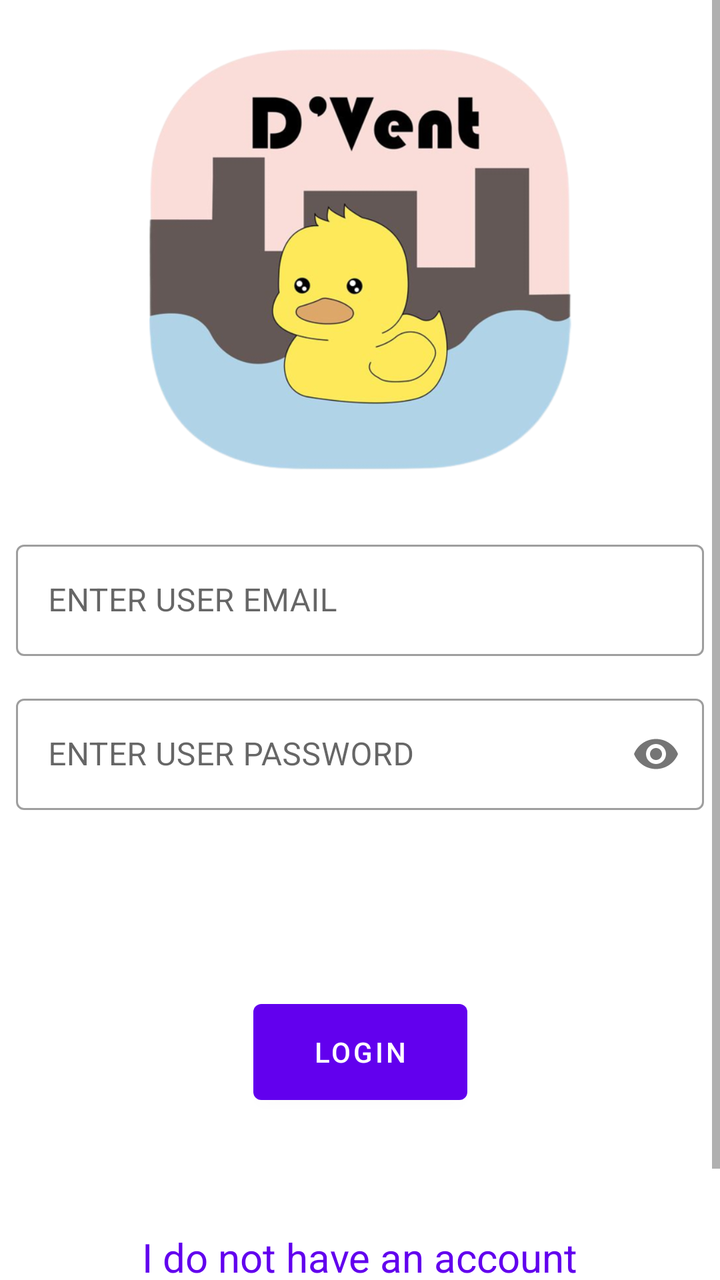
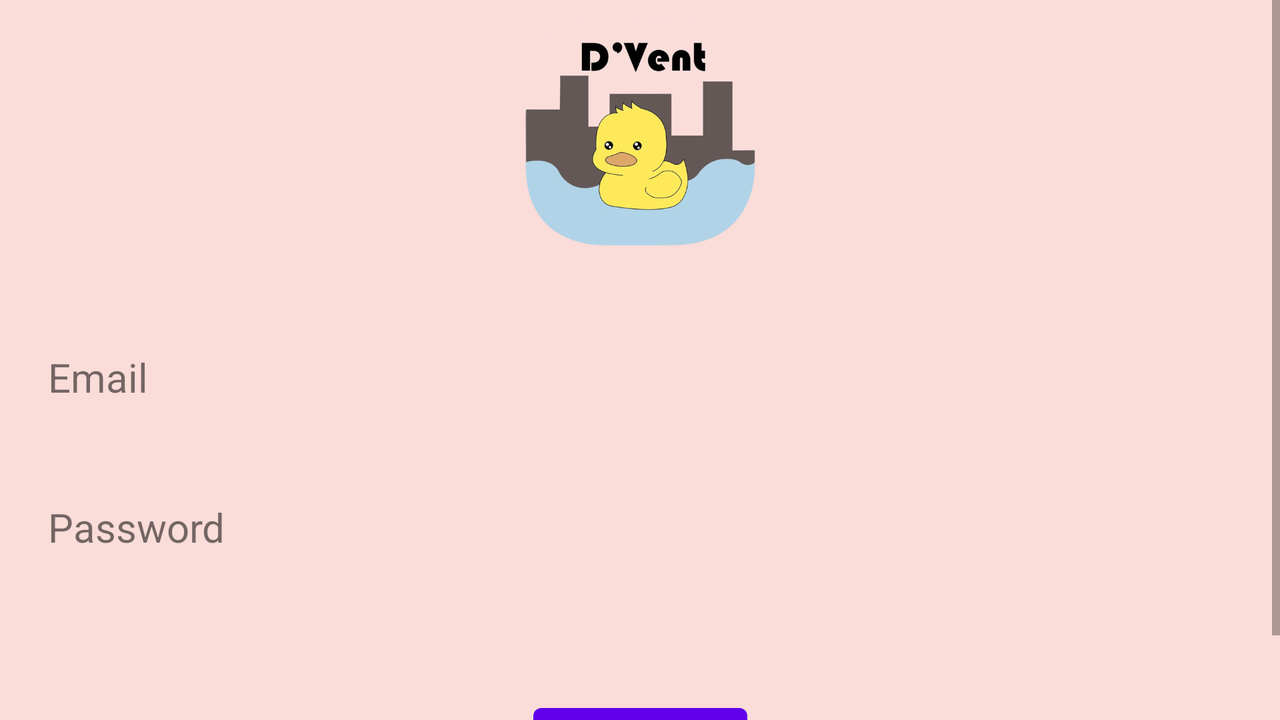

The same Android screen from two of the app's own layout files: first res/layout/ as a phone draws it, then the repository's variant for another configuration, drawn on a device whose configuration selects that folder. Both files follow.
<!-- AndroidManifest.xml: application theme Theme.DEvent -->
<!-- res/layout/activity_login.xml -->
<?xml version="1.0" encoding="utf-8"?>
<androidx.constraintlayout.widget.ConstraintLayout xmlns:android="http://schemas.android.com/apk/res/android"
    xmlns:app="http://schemas.android.com/apk/res-auto"
    xmlns:tools="http://schemas.android.com/tools"
    android:layout_width="match_parent"
    android:layout_height="match_parent"
    tools:context=".LoginActivity">

    <ScrollView
        android:layout_width="0dp"
        android:layout_height="wrap_content"
        android:fillViewport="true"
        app:layout_constraintEnd_toEndOf="parent"
        app:layout_constraintStart_toStartOf="parent"
        app:layout_constraintTop_toTopOf="parent">

        <androidx.constraintlayout.widget.ConstraintLayout
            android:layout_width="match_parent"
            android:layout_height="wrap_content">

            


            <ImageView
                android:id="@+id/applogo"
                android:layout_width="238dp"
                android:layout_height="211dp"
                android:layout_marginTop="24dp"
                android:contentDescription="D'Vent App Logo"
                app:layout_constraintEnd_toEndOf="parent"
                app:layout_constraintStart_toStartOf="parent"
                app:layout_constraintTop_toTopOf="parent"
                app:srcCompat="@drawable/ducketive" />

            <com.google.android.material.textfield.TextInputLayout
                android:id="@+id/loginuseremailbox"
                style="@style/Widget.MaterialComponents.TextInputLayout.OutlinedBox"
                android:layout_width="match_parent"
                android:layout_height="wrap_content"
                android:layout_marginStart="8dp"
                android:layout_marginTop="32dp"
                android:layout_marginEnd="8dp"
                android:hint="ENTER USER EMAIL"
                app:layout_constraintEnd_toEndOf="parent"
                app:layout_constraintStart_toStartOf="parent"
                app:layout_constraintTop_toBottomOf="@+id/applogo">

                <com.google.android.material.textfield.TextInputEditText
                    android:id="@+id/loginuseremail"
                    android:layout_width="match_parent"
                    android:layout_height="wrap_content"
                    android:focusable="true" />
            </com.google.android.material.textfield.TextInputLayout>

            <com.google.android.material.textfield.TextInputLayout
                android:id="@+id/loginuserpasswordbox"
                style="@style/Widget.MaterialComponents.TextInputLayout.OutlinedBox"
                android:layout_width="match_parent"
                android:layout_height="wrap_content"
                android:layout_marginStart="8dp"
                android:layout_marginTop="16dp"
                android:layout_marginEnd="8dp"
                android:hint="ENTER USER PASSWORD"
                app:layout_constraintEnd_toEndOf="parent"
                app:layout_constraintStart_toStartOf="parent"
                app:layout_constraintTop_toBottomOf="@+id/loginuseremailbox"
                app:passwordToggleEnabled="true">

                <com.google.android.material.textfield.TextInputEditText
                    android:id="@+id/loginuserpassword"
                    android:layout_width="match_parent"
                    android:layout_height="wrap_content"
                    android:focusable="true"
                    android:importantForAutofill="no"
                    android:inputType="textPassword" />
            </com.google.android.material.textfield.TextInputLayout>

            

            <Button
                android:id="@+id/loginsubmit"
                android:layout_width="107dp"
                android:layout_height="60dp"
                android:layout_marginTop="32dp"
                android:text="Login"
                app:layout_constraintEnd_toEndOf="parent"
                app:layout_constraintStart_toStartOf="parent"
                app:layout_constraintTop_toBottomOf="@+id/loginerror" />

            <TextView
                android:id="@+id/loginerror"
                android:layout_width="wrap_content"
                android:layout_height="wrap_content"
                android:layout_marginStart="8dp"
                android:layout_marginTop="32dp"
                android:layout_marginEnd="8dp"
                android:textAlignment="center"
                android:textSize="20sp"
                app:layout_constraintEnd_toEndOf="parent"
                app:layout_constraintStart_toStartOf="parent"
                app:layout_constraintTop_toBottomOf="@+id/loginuserpasswordbox" />


            <TextView
                android:id="@+id/registernewaccount"
                android:layout_width="wrap_content"
                android:layout_height="wrap_content"
                android:layout_marginTop="16dp"
                android:layout_marginBottom="16dp"
                android:text="I do not have an account"
                android:textColor="@color/purple_500"
                android:textSize="20sp"
                app:layout_constraintBottom_toBottomOf="parent"
                app:layout_constraintEnd_toEndOf="parent"
                app:layout_constraintStart_toStartOf="parent"
                app:layout_constraintTop_toBottomOf="@+id/loginsubmit" />

            <TextView
                android:id="@+id/forgetPassword"
                android:layout_width="wrap_content"
                android:layout_height="wrap_content"
                android:layout_marginTop="16dp"
                android:layout_marginBottom="16dp"
                android:text="Forgot Password"
                android:textColor="@color/purple_500"
                android:textSize="20sp"
                app:layout_constraintBottom_toBottomOf="parent"
                app:layout_constraintEnd_toEndOf="parent"
                app:layout_constraintStart_toStartOf="parent"
                app:layout_constraintTop_toBottomOf="@+id/registernewaccount" />

            <ProgressBar
                android:id="@+id/progressBar"
                style="?android:attr/progressBarStyle"
                android:layout_width="wrap_content"
                android:layout_height="wrap_content"
                android:layout_centerInParent="true"
                android:visibility="invisible"
                app:layout_constraintBottom_toBottomOf="parent"
                app:layout_constraintEnd_toEndOf="parent"
                app:layout_constraintStart_toStartOf="parent"
                app:layout_constraintTop_toTopOf="parent" />
        </androidx.constraintlayout.widget.ConstraintLayout>
    </ScrollView>
</androidx.constraintlayout.widget.ConstraintLayout>
<!-- resources referenced by this layout -->
<resources>
  <color name="purple_500">#FF6200EE</color>
  <!-- drawable ducketive: png bitmap (drawable-v24, 132813 bytes) -->
  <style name="Theme.DEvent" parent="Theme.MaterialComponents.DayNight.DarkActionBar">
          
          <item name="colorPrimary">@color/purple_500</item>
          <item name="colorPrimaryVariant">@color/purple_700</item>
          <item name="colorOnPrimary">@color/white</item>
          
          <item name="colorSecondary">@color/teal_200</item>
          <item name="colorSecondaryVariant">@color/teal_700</item>
          <item name="colorOnSecondary">@color/black</item>
          
          <item name="android:statusBarColor" tools:targetApi="l">?attr/colorPrimaryVariant</item>
          
      </style>
  <color name="purple_700">#FF3700B3</color>
  <color name="white">#FFFFFFFF</color>
  <color name="teal_200">#FF03DAC5</color>
  <color name="teal_700">#FF018786</color>
  <color name="black">#FF000000</color>
</resources>
<!-- res/layout-land/activity_login.xml (the repository's variant of the layout above) -->
<!-- drawn on the phone turned sideways -->
<?xml version="1.0" encoding="utf-8"?>
<androidx.constraintlayout.widget.ConstraintLayout xmlns:android="http://schemas.android.com/apk/res/android"
    xmlns:app="http://schemas.android.com/apk/res-auto"
    xmlns:tools="http://schemas.android.com/tools"
    android:layout_width="match_parent"
    android:layout_height="match_parent"
    android:background="@color/rose_quartz"
    tools:context=".LoginActivity">

    <ScrollView
        android:layout_width="0dp"
        android:layout_height="0dp"
        android:fillViewport="true"
        app:layout_constraintBottom_toBottomOf="parent"
        app:layout_constraintEnd_toEndOf="parent"
        app:layout_constraintStart_toStartOf="parent"
        app:layout_constraintTop_toTopOf="parent">

        <androidx.constraintlayout.widget.ConstraintLayout
            android:layout_width="match_parent"
            android:layout_height="match_parent">

            <EditText
                android:id="@+id/loginuserpassword"
                android:layout_width="450dp"
                android:layout_height="55dp"
                android:layout_marginTop="24dp"
                android:layout_marginEnd="24dp"
                android:background="@drawable/txt_rounded_background"
                android:ems="10"
                android:importantForAutofill="no"
                android:inputType="textPassword"
                android:minHeight="48dp"
                android:paddingLeft="16dp"
                app:layout_constraintEnd_toEndOf="parent"
                app:layout_constraintTop_toBottomOf="@+id/loginuseremail"
                tools:ignore="SpeakableTextPresentCheck" />

            <ImageView
                android:id="@+id/applogo"
                android:layout_width="163dp"
                android:layout_height="115dp"
                android:layout_marginTop="8dp"
                android:contentDescription="D'Vent App Logo"
                app:layout_constraintEnd_toEndOf="parent"
                app:layout_constraintStart_toStartOf="parent"
                app:layout_constraintTop_toTopOf="parent"
                app:srcCompat="@drawable/ducketive" />

            <EditText
                android:id="@+id/loginuseremail"
                android:layout_width="450dp"
                android:layout_height="55dp"
                android:layout_marginTop="32dp"
                android:layout_marginEnd="24dp"
                android:background="@drawable/txt_rounded_background"
                android:ems="10"
                android:importantForAutofill="no"
                android:inputType="textEmailAddress"
                android:minHeight="48dp"
                android:paddingLeft="16dp"
                app:layout_constraintEnd_toEndOf="parent"
                app:layout_constraintTop_toBottomOf="@+id/applogo"
                tools:ignore="SpeakableTextPresentCheck" />

            <TextView
                android:id="@+id/loginemail"
                android:layout_width="wrap_content"
                android:layout_height="wrap_content"
                android:layout_marginStart="24dp"
                android:layout_marginTop="52dp"
                android:text="Email"
                android:textSize="20sp"
                app:layout_constraintStart_toStartOf="parent"
                app:layout_constraintTop_toBottomOf="@+id/applogo" />

            <TextView
                android:id="@+id/loginpassword"
                android:layout_width="wrap_content"
                android:layout_height="wrap_content"
                android:layout_marginStart="24dp"
                android:layout_marginTop="48dp"
                android:text="Password"
                android:textSize="20sp"
                app:layout_constraintStart_toStartOf="parent"
                app:layout_constraintTop_toBottomOf="@+id/loginemail" />

            <Button
                android:id="@+id/loginsubmit"
                android:layout_width="107dp"
                android:layout_height="60dp"
                android:layout_marginTop="16dp"
                android:text="Login"
                app:layout_constraintEnd_toEndOf="parent"
                app:layout_constraintStart_toStartOf="parent"
                app:layout_constraintTop_toBottomOf="@+id/loginerror" />

            <TextView
                android:id="@+id/loginerror"
                android:layout_width="wrap_content"
                android:layout_height="wrap_content"
                android:layout_marginStart="16dp"
                android:layout_marginTop="16dp"
                android:layout_marginEnd="16dp"
                android:textSize="20sp"
                app:layout_constraintEnd_toEndOf="parent"
                app:layout_constraintStart_toStartOf="parent"
                app:layout_constraintTop_toBottomOf="@+id/loginuserpassword" />

        </androidx.constraintlayout.widget.ConstraintLayout>
    </ScrollView>
</androidx.constraintlayout.widget.ConstraintLayout>
<!-- resources referenced by the variant -->
<!-- as the phone turned sideways resolves them -->
<resources>
  <color name="rose_quartz">#FADCD9</color>
  <!-- drawable ducketive: png bitmap (drawable-v24, 132813 bytes) -->
  <style name="Theme.DEvent" parent="Theme.MaterialComponents.DayNight.DarkActionBar">
          
          <item name="colorPrimary">@color/purple_500</item>
          <item name="colorPrimaryVariant">@color/purple_700</item>
          <item name="colorOnPrimary">@color/white</item>
          
          <item name="colorSecondary">@color/teal_200</item>
          <item name="colorSecondaryVariant">@color/teal_700</item>
          <item name="colorOnSecondary">@color/black</item>
          
          <item name="android:statusBarColor" tools:targetApi="l">?attr/colorPrimaryVariant</item>
          
      </style>
  <color name="purple_500">#FF6200EE</color>
  <color name="purple_700">#FF3700B3</color>
  <color name="white">#FFFFFFFF</color>
  <color name="teal_200">#FF03DAC5</color>
  <color name="teal_700">#FF018786</color>
  <color name="black">#FF000000</color>
</resources>
